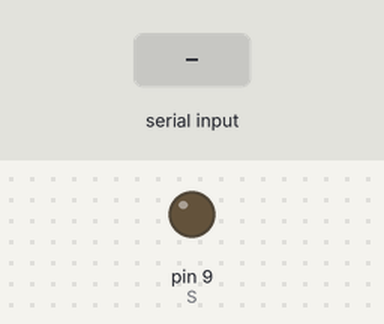
Recording of a sketch running on a simulated Arduino Uno, built with avr-gcc and run on an emulated ATmega328P. Shown: output pins drawn as LEDs (lit = HIGH). The inputs (shaded band) are chosen by the test bench. Pins used as bus, display or sensor lines are not drawn.

Above: at 1.2 s.
1.3 s: "c" received over Serial
At 1.7 s:
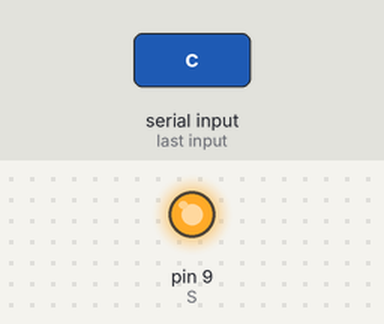
2.8 s: "o" received over Serial
At 4.1 s:
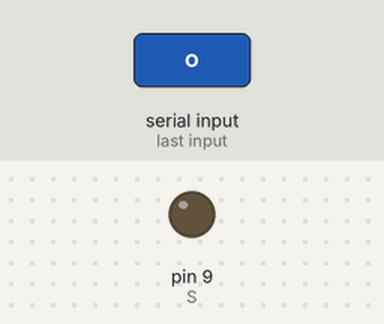
Timing chart, 0 to 5.8 s (numbered marks = the images above; inputs shaded):
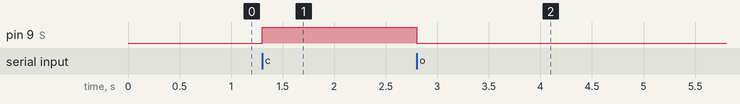

Measured:
- after the input at 1.3 s, pin 9 (S): LOW → HIGH at once
- after the input at 2.8 s, pin 9 (S): HIGH → LOW at once

The sketch:

serial_vibration.ino
```cpp
char cmd;
int S = 9; // use PIN 9
int S2 = 8 ; // use PIN 8

void setup() {

  // 시리얼 통신 시작 (boadrate: 9600)
  Serial.begin(9600);

  pinMode(S, OUTPUT);
	analogWrite(S, 0);

  pinMode(S2, OUTPUT);
	analogWrite(S2, 0);
}

void loop() {

  // 컴퓨터로부터 시리얼 통신이 전송되면, 한줄씩 읽어와서 cmd 변수에 입력
  if(Serial.available()){
    cmd = Serial.read();

    if(cmd=='c'){
      //Serial.println("아두이노: c");
      analogWrite(S, 255);
      analogWrite(S2, 255);
      //시리얼 통신으로 입력된 cmd변수가 'c'(closed) 일 경우
      // pin S,S2 (양쪽 진동발생기) 에 ON
      delay(100);
    }
    else if(cmd=='o'){
      //Serial.println("아두이노: o");
      analogWrite(S, 0);
      analogWrite(S2, 0);
      //시리얼 통신으로 입력된 cmd변수가 'o'(open) 일 경우
      // pin S,S2 (양쪽 진동발생기) 에 OFF
      delay(100);
    }
  }
}
```
